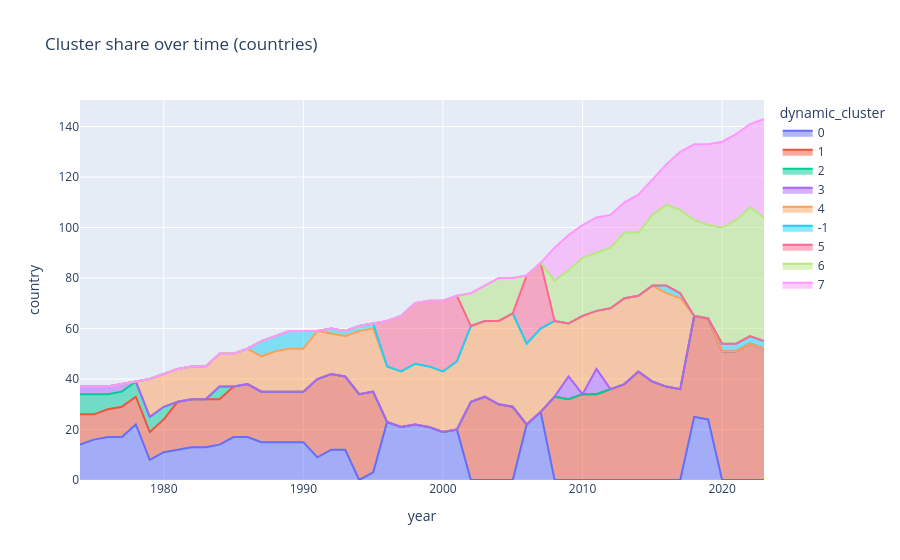

The code cell stored with this chart in its notebook:
### Code cell
# df_plot = df

fig = px.area(
    df_plot,
    x="year",
    y="country",
    color="dynamic_cluster",
    title="Cluster share over time (countries)"
)

# fig.update_layout(
#     yaxis_range=[0, 1],
#     xaxis_title="Year",
#     yaxis_title="Share"
# )

fig.show()

### Figure 1 — Plotly figure (JSON) as saved in the notebook; plotly's stock layout.template omitted (floating-point values rounded to 4 significant figures)
{"data": [{"fillpattern": {"shape": ""}, "hovertemplate": "dynamic_cluster=0<br>year=%{x}<br>country=%{y}<extra></extra>", "legendgroup": "0", "line": {"color": "#636efa"}, "marker": {"symbol": "circle"}, "mode": "lines", "name": "0", "orientation": "v", "showlegend": true, "stackgroup": "1", "type": "scatter", "x": [1974, 1975, 1976, 1977, 1978, 1979, 1980, 1981, 1982, 1983, 1984, 1985, 1986, 1987, 1988, 1989, 1990, 1991, 1992, 1993, 1995, 1996, 1997, 1998, 1999, 2000, 2001, 2006, 2007, 2018, 2019], "xaxis": "x", "y": [14, 16, 17, 17, 22, 8, 11, 12, 13, 13, 14, 17, 17, 15, 15, 15, 15, 9, 12, 12, 3, 23, 21, 22, 21, 19, 20, 22, 27, 25, 24], "yaxis": "y"}, {"fillpattern": {"shape": ""}, "hovertemplate": "dynamic_cluster=1<br>year=%{x}<br>country=%{y}<extra></extra>", "legendgroup": "1", "line": {"color": "#EF553B"}, "marker": {"symbol": "circle"}, "mode": "lines", "name": "1", "orientation": "v", "showlegend": true, "stackgroup": "1", "type": "scatter", "x": [1974, 1975, 1976, 1977, 1978, 1979, 1980, 1981, 1982, 1983, 1984, 1985, 1986, 1987, 1988, 1989, 1990, 1991, 1992, 1993, 1994, 1995, 2002, 2003, 2004, 2005, 2008, 2009, 2010, 2011, 2012, 2013, 2014, 2015, 2016, 2017, 2018, 2019, 2020, 2021, 2022, 2023], "xaxis": "x", "y": [12, 10, 11, 12, 11, 11, 13, 19, 19, 19, 18, 20, 21, 20, 20, 20, 20, 31, 30, 29, 34, 32, 31, 33, 30, 29, 33, 32, 34, 34, 36, 38, 43, 39, 37, 36, 40, 40, 51, 51, 54, 52], "yaxis": "y"}, {"fillpattern": {"shape": ""}, "hovertemplate": "dynamic_cluster=2<br>year=%{x}<br>country=%{y}<extra></extra>", "legendgroup": "2", "line": {"color": "#00cc96"}, "marker": {"symbol": "circle"}, "mode": "lines", "name": "2", "orientation": "v", "showlegend": true, "stackgroup": "1", "type": "scatter", "x": [1974, 1975, 1976, 1977, 1978, 1979, 1980, 1984], "xaxis": "x", "y": [8, 8, 6, 6, 6, 6, 5, 5], "yaxis": "y"}, {"fillpattern": {"shape": ""}, "hovertemplate": "dynamic_cluster=3<br>year=%{x}<br>country=%{y}<extra></extra>", "legendgroup": "3", "line": {"color": "#ab63fa"}, "marker": {"symbol": "circle"}, "mode": "lines", "name": "3", "orientation": "v", "showlegend": true, "stackgroup": "1", "type": "scatter", "x": [1974, 1975, 1976, 1977, 2009, 2011], "xaxis": "x", "y": [3, 3, 3, 3, 9, 10], "yaxis": "y"}, {"fillpattern": {"shape": ""}, "hovertemplate": "dynamic_cluster=4<br>year=%{x}<br>country=%{y}<extra></extra>", "legendgroup": "4", "line": {"color": "#FFA15A"}, "marker": {"symbol": "circle"}, "mode": "lines", "name": "4", "orientation": "v", "showlegend": true, "stackgroup": "1", "type": "scatter", "x": [1979, 1980, 1981, 1982, 1983, 1984, 1985, 1986, 1987, 1988, 1989, 1990, 1991, 1992, 1993, 1994, 1995, 1996, 1997, 1998, 1999, 2000, 2001, 2002, 2003, 2004, 2005, 2006, 2007, 2008, 2009, 2010, 2011, 2012, 2013, 2014, 2015, 2016, 2017], "xaxis": "x", "y": [15, 13, 13, 13, 13, 13, 13, 14, 14, 16, 17, 17, 19, 16, 16, 25, 25, 22, 22, 24, 24, 24, 27, 30, 30, 33, 37, 32, 33, 30, 21, 31, 23, 32, 34, 30, 38, 37, 36], "yaxis": "y"}, {"fillpattern": {"shape": ""}, "hovertemplate": "dynamic_cluster=-1<br>year=%{x}<br>country=%{y}<extra></extra>", "legendgroup": "-1", "line": {"color": "#19d3f3"}, "marker": {"symbol": "circle"}, "mode": "lines", "name": "-1", "orientation": "v", "showlegend": true, "stackgroup": "1", "type": "scatter", "x": [1987, 1988, 1989, 1990, 1992, 1993, 1994, 1995, 2016, 2017, 2020, 2021, 2022, 2023], "xaxis": "x", "y": [6, 6, 7, 7, 2, 2, 2, 2, 3, 2, 3, 3, 3, 3], "yaxis": "y"}, {"fillpattern": {"shape": ""}, "hovertemplate": "dynamic_cluster=5<br>year=%{x}<br>country=%{y}<extra></extra>", "legendgroup": "5", "line": {"color": "#FF6692"}, "marker": {"symbol": "circle"}, "mode": "lines", "name": "5", "orientation": "v", "showlegend": true, "stackgroup": "1", "type": "scatter", "x": [1996, 1997, 1998, 1999, 2000, 2001, 2006, 2007], "xaxis": "x", "y": [18, 22, 24, 26, 28, 26, 27, 26], "yaxis": "y"}, {"fillpattern": {"shape": ""}, "hovertemplate": "dynamic_cluster=6<br>year=%{x}<br>country=%{y}<extra></extra>", "legendgroup": "6", "line": {"color": "#B6E880"}, "marker": {"symbol": "circle"}, "mode": "lines", "name": "6", "orientation": "v", "showlegend": true, "stackgroup": "1", "type": "scatter", "x": [2002, 2003, 2004, 2005, 2008, 2009, 2010, 2011, 2012, 2013, 2014, 2015, 2016, 2017, 2018, 2019, 2020, 2021, 2022, 2023], "xaxis": "x", "y": [13, 14, 17, 14, 16, 21, 23, 23, 24, 26, 25, 28, 32, 33, 38, 37, 46, 49, 51, 49], "yaxis": "y"}, {"fillpattern": {"shape": ""}, "hovertemplate": "dynamic_cluster=7<br>year=%{x}<br>country=%{y}<extra></extra>", "legendgroup": "7", "line": {"color": "#FF97FF"}, "marker": {"symbol": "circle"}, "mode": "lines", "name": "7", "orientation": "v", "showlegend": true, "stackgroup": "1", "type": "scatter", "x": [2008, 2009, 2010, 2011, 2012, 2013, 2014, 2015, 2016, 2017, 2018, 2019, 2020, 2021, 2022, 2023], "xaxis": "x", "y": [13, 14, 13, 14, 13, 12, 15, 14, 16, 23, 30, 32, 34, 34, 33, 39], "yaxis": "y"}], "layout": {"legend": {"title": {"text": "dynamic_cluster"}, "tracegroupgap": 0}, "title": {"text": "Cluster share over time (countries)"}, "xaxis": {"anchor": "y", "domain": [0, 1], "title": {"text": "year"}}, "yaxis": {"anchor": "x", "domain": [0, 1], "title": {"text": "country"}}}}
